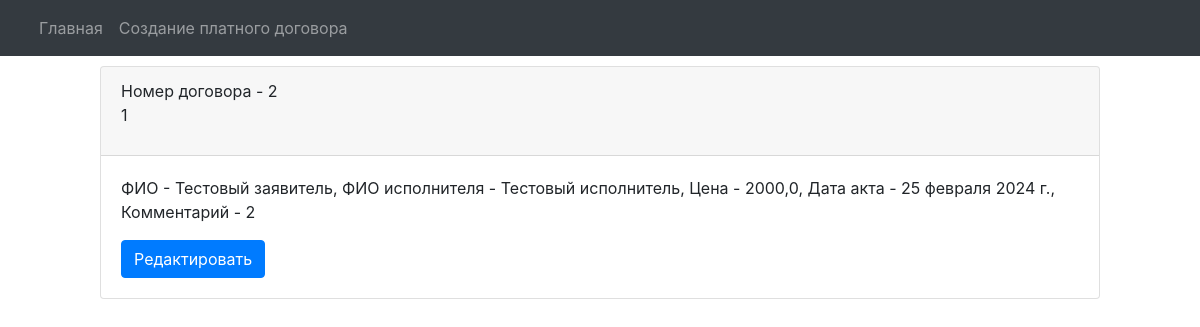
The page /paid_departure/filials/orders/order/1/ on the database as committed earlier.
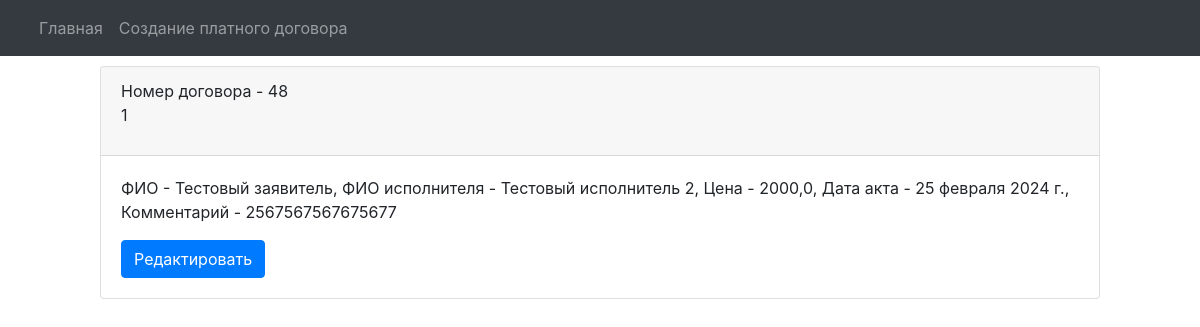
The same page on the database as committed later.
### engine/models.py (models this page shows)
class Reestr_oferts(models.Model):
    number_orders_vozm = models.CharField(max_length=20, blank=False, verbose_name='Номер договора возм.', db_index=True)
    fio = models.CharField(max_length=128, blank=False, verbose_name='ФИО')
    date_orders = models.DateField(auto_now_add=True, verbose_name='Дата договора')
    date_akt = models.DateField(auto_now_add=True, verbose_name='Дата акта')
    exicutor = models.ForeignKey(Exicuters, on_delete=models.PROTECT, verbose_name='Исполнитель')
    filial = models.ForeignKey(Filials, on_delete=models.PROTECT, verbose_name='Филиал')
    price = models.FloatField(max_length=10, verbose_name='Цена')
    date_buhgt = models.DateField(verbose_name='Дата передачи в бухгалтерию')
    comment = models.CharField(max_length=512, verbose_name='Комментарий')

class Exicuters(models.Model):
    fio = models.CharField(max_length=128, blank=True, verbose_name='ФИО исполнителя')
    filial = models.ForeignKey(Filials, on_delete=models.PROTECT, verbose_name='Филиал к котрому привязан исполнитель', default='Тест')
    def __str__(self):
        return self.fio

### engine/views.py (the view)
# urls.py: path('filials/orders/order/<int:id_order>/', get_order, name='get_order'),
def get_order(request, id_order):
    order = Reestr_oferts.objects.get(pk=id_order)
    context = {
        'order': order
    }
    return render(request, 'orders/order.html', context=context)

### engine/templates/orders/order.html (shortened to what this page needs)
{% extends "orders/base.html" %}
{% block nav %}{% include 'orders/nav.html' %}{% endblock %}
{% block content %}
<div class="card" style="margin: 10px 100px 10px 100px;">
    <div class="card-header">
      Номер договора - {{ order.number_orders_vozm }}
      <p>{{ order.pk }}</p>
    </div>
    <div class="card-body">
      <p class="card-text">ФИО - {{ order.fio }}, ФИО исполнителя - {{ order.exicutor }}, Цена - {{ order.price }}, Дата акта - {{ order.date_akt }}, Комментарий - {{ order.comment }}</p>
      <a href="{% url 'edit_order' order.pk %}" class="btn btn-primary">Редактировать</a>
    </div>
  </div>
{% endblock %}

Rows that differ between the two databases and show on the page:
changed Reestr_oferts "Тестовый заявитель": number_orders_vozm "2" → "48"; exicutor "Тестовый исполнитель" → "Тестовый исполнитель 2"; comment "2" → "2567567567675677"
